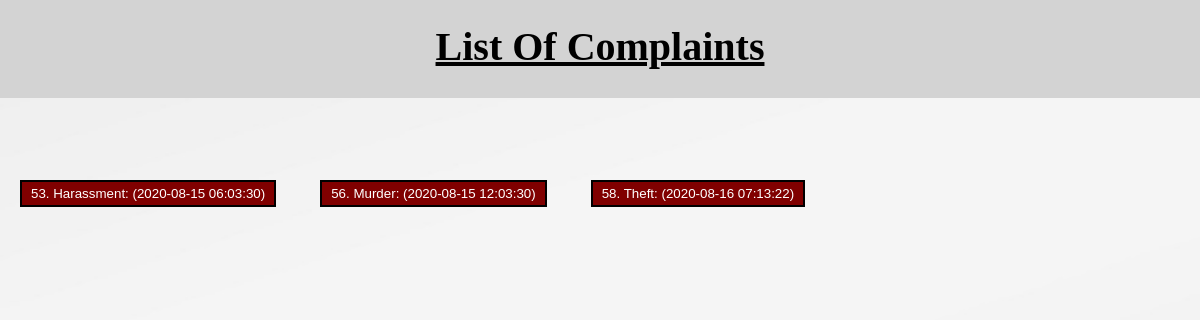
Screenshot of /bharatsign@/viewfirSho.php (signed in) with the database file from the repository.
### tables this page shows
CREATE TABLE `fir` (
  `fir_id` bigint(11) NOT NULL,
  `username` varchar(255) NOT NULL,
  `email` varchar(255) NOT NULL,
  `fir_category` varchar(255) NOT NULL,
  `section` text DEFAULT NULL,
  `date_of_crime` date NOT NULL,
  `time_of_crime` time NOT NULL,
  `fir_content` mediumtext DEFAULT NULL,
  `area_code` int(6) NOT NULL,
  `date_time_of_complaint` datetime NOT NULL DEFAULT current_timestamp(),
  `status` varchar(255) NOT NULL DEFAULT 'New',
  `last_modified_by` varchar(255) NOT NULL,
  `last_modified_by_user_role` int(1) NOT NULL DEFAULT 1,
  `last_modified_on` timestamp NOT NULL DEFAULT current_timestamp(),
  `proof1` longblob DEFAULT NULL,
  `proof2` longblob DEFAULT NULL,
  `proof3` longblob DEFAULT NULL,
  `photosign` longblob NOT NULL,
  `opticalsign` longblob NOT NULL,
  `suspect1_name` varchar(255) DEFAULT NULL,
  `suspect2_name` varchar(255) DEFAULT NULL,
  `suspect1_phone_number` bigint(10) DEFAULT NULL,
  `suspect2_phone_number` bigint(10) DEFAULT NULL,
  `victim1_name` varchar(255) DEFAULT NULL,
  `victim2_name` varchar(255) DEFAULT NULL,
  `victim1_phone_number` bigint(10) DEFAULT NULL,
  `victim2_phone_number` bigint(10) DEFAULT NULL
);

### bharatsign@/viewfirSho.php (the view, shortened to what this page needs)
<!DOCTYPE html>
<html>
<head>
</head>
<body style="margin: 0px;background-image: url(images/white-red.jpg); background-attachment: fixed; background-size: 100% 100%;">
	<div style="margin-top: -22px; background-color: lightgrey; height: 120px;"><br>
		<h1 style="font-size: 40px; font-family: serif; color: black;text-decoration: underline;"  align="center">List Of Complaints</h1>
	</div>
	<br><br><br><br>
</body>
</html>
<?php
	include("config/db_connect.php");
	$ac=$_SESSION['area_code'];
	$sql="SELECT * from fir where area_code like '$ac'";
	$res=mysqli_query($conn,$sql);
	if(!$res){
		echo "ERROR";
	}
	else{
		while($r1=mysqli_fetch_row($res)){
			?>
			<html>
				<button class="btn"><a href="viewindiSho.php?id=<?php echo $r1[0];?>"><?php echo $r1[0].". ".$r1[3].": (".$r1[13].
				")";?></a> </button>
			</html>
			<?php
		}
	}
?>

### bharatsign@/viewfirSho.php (style rules this page uses)
.btn { background-color:maroon; border: 2px solid black; color: white; margin:10px 20px; padding: 4px 9px; }
.btn a { color: white; text-decoration: none; }

### rows the page displays
fir: fir_id "53", fir_category "Harassment", last_modified_on "2020-08-15 06:03:30"
fir: fir_id "56", fir_category "Murder", last_modified_on "2020-08-15 12:03:30"
fir: fir_id "58", fir_category "Theft", last_modified_on "2020-08-16 07:13:22"
